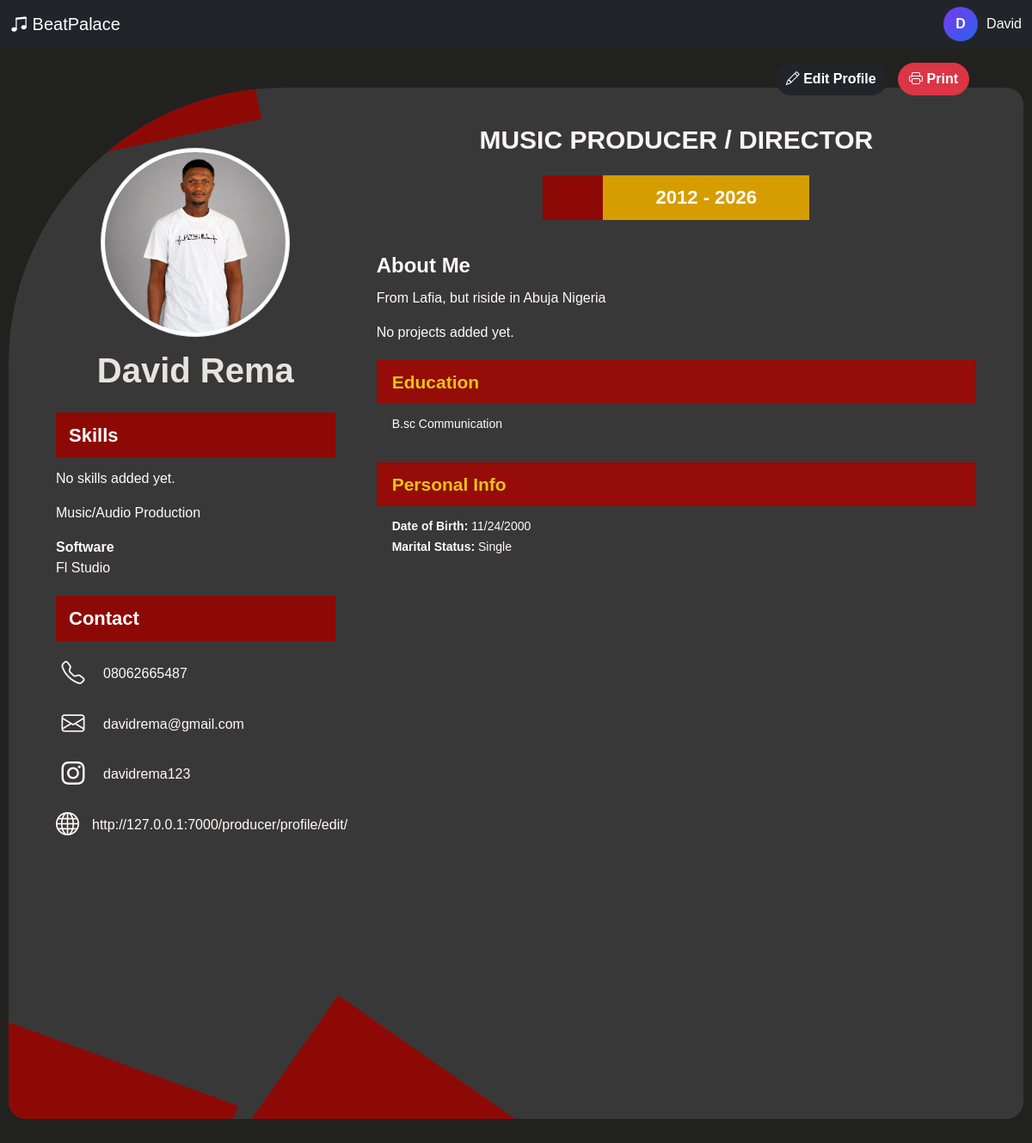
Before: /producer/profile/ (signed in) with the older database file.
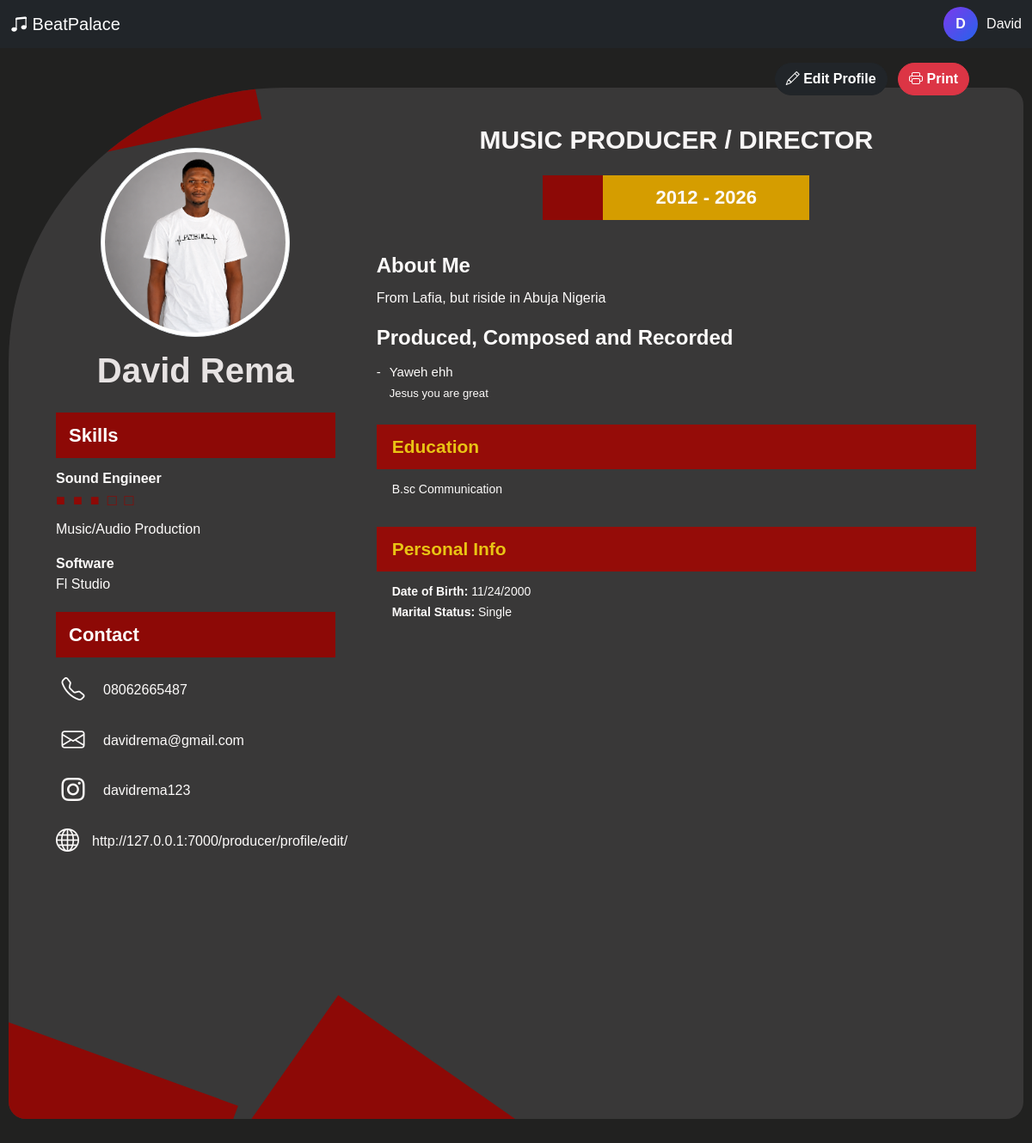
After: the same page with the newer database file.
### producers/models.py (models this page shows, shortened)
class ProducerSkill(models.Model):
    producer = models.ForeignKey(
        ProducerProfile, on_delete=models.CASCADE, related_name="skills"
    )
    name = models.CharField(max_length=150)
    rating = models.PositiveIntegerField(default=1)
    display_order = models.PositiveIntegerField(default=0)
    class Meta:
        ordering = ["display_order"]

class ProducerProject(models.Model):
    PROJECT_TYPES = (
        ("produced", "Produced, Composed and Recorded"),
        ("directed", "Directed Music and Audio"),
    )
    producer = models.ForeignKey(
        ProducerProfile, on_delete=models.CASCADE, related_name="projects"
    )
    project_type = models.CharField(max_length=20, choices=PROJECT_TYPES)
    title = models.CharField(max_length=200)
    description = models.TextField(blank=True)
    year = models.PositiveIntegerField(blank=True, null=True)
    display_order = models.PositiveIntegerField(default=0)
    is_visible = models.BooleanField(default=True)
    created_at = models.DateTimeField(auto_now_add=True)
    class Meta:
        ordering = ["display_order", "-year", "title"]

### producers/views.py (the view)
@login_required
def producer_profile(request):
    profile, created = ProducerProfile.objects.get_or_create(
        user=request.user,
        defaults={
            "full_name": request.user.get_full_name()
            or request.user.username
        }
    )
    projects = profile.projects.filter(
        is_visible=True
    )
    skills = profile.skills.all()
    return render(
        request,
        "producers/profile.html",
        {
            "profile": profile,
            "projects": projects,
            "skills": skills,
        }
    )

### templates/producers/profile.html (shortened to what the changed rows need)
{% extends "base.html" %}
{% block content %}
</head>
<body>
<div class="cv-container">
    <div class="content">
        <div class="row g-5">
            <div class="col-lg-4">
                <div class="profile-image-wrapper rounded-circle img-thumbnail" style="object-fit: cover;">
                    {% if profile.profile_image %}
                        <img
                            src="{{ profile.profile_image.url }}"
                            class="profile-image"
                            alt="{{ profile.full_name }}"
                        >
                    {% else %}
                        <div
                            class="profile-image d-flex align-items-center justify-content-center bg-dark text-white"
                        >
                            <i class="bi bi-person fs-1"></i>
                        </div>
                    {% endif %}
                </div>
                <h1 class="profile-name">
                    {{ profile.full_name }}
                </h1>
                <div class="section-title">
                    Skills
                </div>
                {% for skill in skills %}
                    <div class="skill-name">
                        {{ skill.name }}
                    </div>
                    <div class="rating">
                    </div>
                {% empty %}
                    <p>
                        No skills added yet.
                    </p>
                {% endfor %}
                {% if profile.skill_description %}
                    <div class="mt-2">
                        {{ profile.skill_description|linebreaksbr }}
                    </div>
                {% endif %}
                {% if profile.software %}
                    <div class="mt-3">
                        <strong>
                        </strong>
                        <div>
                        </div>
                    </div>
                {% endif %}
                <div class="section-title">
                    Contact
                </div>
                {% if profile.phone %}
                    <div class="contact-item">
                        <div class="contact-icon">
                        </div>
                        <span>
                        </span>
                    </div>
                {% endif %}
                {% if profile.email %}
                    <div class="contact-item">
                        <div class="contact-icon">
                        </div>
                        <span>
                        </span>
                    </div>
                {% endif %}
                {% if profile.instagram %}
                    <div class="contact-item">
                        <div class="contact-icon">
                        </div>
                        <span>
                        </span>
                    </div>
                {% endif %}
                {% if profile.website %}
                    <div class="contact-item">
                        <div class="contact-icon">
                        </div>
                        <span>
                        </span>
                    </div>
                {% endif %}
            </div>
            <div class="col-lg-8">
                <div class="main-title">
                    {{ profile.professional_title|upper }}
                </div>
                {% if profile.start_year %}
                    <div class="year-box">
                        <div class="year-red"></div>
                        <div class="year-text">
                        </div>
                    </div>
                {% endif %}
                {% if profile.bio %}
                    <div class="experience-title">
                        About Me
                    </div>
                    <p>
                        {{ profile.bio|linebreaksbr }}
                    </p>
                {% endif %}
                {% regroup projects by project_type as project_groups %}
                {% for group in project_groups %}
                    {% if group.grouper == "produced" %}
                        <div class="experience-title">
                            Produced, Composed and Recorded
                        </div>
                        <ul class="project-list">
                            {% for project in group.list %}
                                <li>
                                    {{ project.title }}
                                    {% if project.description %}
                                        <div class="small">
                                            {{ project.description }}
                                        </div>
                                    {% endif %}
                                </li>
                            {% endfor %}
                        </ul>
                    {% endif %}
                {% empty %}
                    <p>
                        No projects added yet.
                    </p>
                {% endfor %}
                {% if profile.education %}
                    <div class="info-title">
                        Education
                    </div>
                    <div class="info-content">
                        {{ profile.education|linebreaksbr }}
                    </div>
                {% endif %}
                {% if profile.date_of_birth or profile.marital_status %}
                    <div class="info-title">
                        Personal Info
                    </div>
                    <div class="info-content">
                        {% if profile.date_of_birth %}
                            <div>
                            </div>
                        {% endif %}
                        {% if profile.marital_status %}
                            <div>
                            </div>
                        {% endif %}
                    </div>
                {% endif %}
            </div>
        </div>
    </div>
</div>
{% endblock %}

Changed rows visible on the page:
added ProducerSkill: name "Sound Engineer"
added ProducerProject: title "Yaweh ehh", description "Jesus you are great"
Other visible differences:
new list line: "Produced, Composed and Recorded"
text no longer shown: "No skills added yet. No projects added yet."
